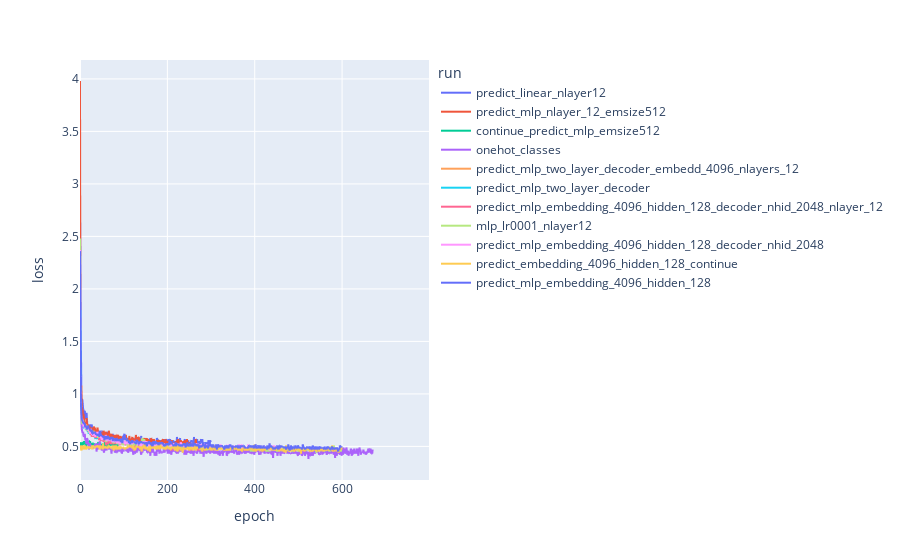

The notebook cell saved with this chart:
### Code cell
import plotly.express as px
show_only = ['onehot_classes', 'predict_linear_nlayer12', 'predict_mlp_nlayer_12_emsize512', 'mlp_lr0001_nlayer12', 'predict_mlp_no_token_embed_1024', 'predict_mlp_embedding_4096_hidden_128',
              'continue_predict_mlp_emsize512', 'predict_mlp_two_layer_decoder', 'predict_mlp_embedding_4096_hidden_128_decoder_nhid_2048', 'predict_embedding_4096_hidden_128_continue', 
             'predict_mlp_embedding_4096_hidden_128_decoder_nhid_2048',  'predict_mlp_embedding_4096_hidden_128_decoder_nhid_2048_nlayer_12', 'predict_mlp_two_layer_decoder_embedd_4096_nlayers_12']

long_df = make_long_loss_df(losses_dict)
long_df = long_df[long_df.run.isin(show_only)]
fig = px.line(long_df, x="epoch", y='loss', color="run")
fig.update_layout(height=800)
fig

### Figure 1 — Plotly figure (JSON) as saved in the notebook; plotly's stock layout.template omitted (floating-point values rounded to 4 significant figures; data arrays with more than 128 entries replaced by an {"elided": "..."} marker saying what was removed)
{"data": [{"hovertemplate": "run=predict_linear_nlayer12<br>epoch=%{x}<br>loss=%{y}<extra></extra>", "legendgroup": "predict_linear_nlayer12", "line": {"color": "#636efa", "dash": "solid"}, "marker": {"symbol": "circle"}, "mode": "lines", "name": "predict_linear_nlayer12", "showlegend": true, "type": "scattergl", "x": {"elided": "800 int values"}, "xaxis": "x", "y": {"elided": "800 float values"}, "yaxis": "y"}, {"hovertemplate": "run=predict_mlp_nlayer_12_emsize512<br>epoch=%{x}<br>loss=%{y}<extra></extra>", "legendgroup": "predict_mlp_nlayer_12_emsize512", "line": {"color": "#EF553B", "dash": "solid"}, "marker": {"symbol": "circle"}, "mode": "lines", "name": "predict_mlp_nlayer_12_emsize512", "showlegend": true, "type": "scattergl", "x": {"elided": "800 int values"}, "xaxis": "x", "y": {"elided": "800 float values"}, "yaxis": "y"}, {"hovertemplate": "run=continue_predict_mlp_emsize512<br>epoch=%{x}<br>loss=%{y}<extra></extra>", "legendgroup": "continue_predict_mlp_emsize512", "line": {"color": "#00cc96", "dash": "solid"}, "marker": {"symbol": "circle"}, "mode": "lines", "name": "continue_predict_mlp_emsize512", "showlegend": true, "type": "scattergl", "x": {"elided": "800 int values"}, "xaxis": "x", "y": {"elided": "800 float values"}, "yaxis": "y"}, {"hovertemplate": "run=onehot_classes<br>epoch=%{x}<br>loss=%{y}<extra></extra>", "legendgroup": "onehot_classes", "line": {"color": "#ab63fa", "dash": "solid"}, "marker": {"symbol": "circle"}, "mode": "lines", "name": "onehot_classes", "showlegend": true, "type": "scattergl", "x": {"elided": "800 int values"}, "xaxis": "x", "y": {"elided": "800 float values"}, "yaxis": "y"}, {"hovertemplate": "run=predict_mlp_two_layer_decoder_embedd_4096_nlayers_12<br>epoch=%{x}<br>loss=%{y}<extra></extra>", "legendgroup": "predict_mlp_two_layer_decoder_embedd_4096_nlayers_12", "line": {"color": "#FFA15A", "dash": "solid"}, "marker": {"symbol": "circle"}, "mode": "lines", "name": "predict_mlp_two_layer_decoder_embedd_4096_nlayers_12", "showlegend": true, "type": "scattergl", "x": {"elided": "800 int values"}, "xaxis": "x", "y": {"elided": "800 float values"}, "yaxis": "y"}, {"hovertemplate": "run=predict_mlp_two_layer_decoder<br>epoch=%{x}<br>loss=%{y}<extra></extra>", "legendgroup": "predict_mlp_two_layer_decoder", "line": {"color": "#19d3f3", "dash": "solid"}, "marker": {"symbol": "circle"}, "mode": "lines", "name": "predict_mlp_two_layer_decoder", "showlegend": true, "type": "scattergl", "x": {"elided": "800 int values"}, "xaxis": "x", "y": {"elided": "800 float values"}, "yaxis": "y"}, {"hovertemplate": "run=predict_mlp_embedding_4096_hidden_128_decoder_nhid_2048_nlayer_12<br>epoch=%{x}<br>loss=%{y}<extra></extra>", "legendgroup": "predict_mlp_embedding_4096_hidden_128_decoder_nhid_2048_nlayer_12", "line": {"color": "#FF6692", "dash": "solid"}, "marker": {"symbol": "circle"}, "mode": "lines", "name": "predict_mlp_embedding_4096_hidden_128_decoder_nhid_2048_nlayer_12", "showlegend": true, "type": "scattergl", "x": {"elided": "800 int values"}, "xaxis": "x", "y": {"elided": "800 float values"}, "yaxis": "y"}, {"hovertemplate": "run=mlp_lr0001_nlayer12<br>epoch=%{x}<br>loss=%{y}<extra></extra>", "legendgroup": "mlp_lr0001_nlayer12", "line": {"color": "#B6E880", "dash": "solid"}, "marker": {"symbol": "circle"}, "mode": "lines", "name": "mlp_lr0001_nlayer12", "showlegend": true, "type": "scattergl", "x": {"elided": "800 int values"}, "xaxis": "x", "y": {"elided": "800 float values"}, "yaxis": "y"}, {"hovertemplate": "run=predict_mlp_embedding_4096_hidden_128_decoder_nhid_2048<br>epoch=%{x}<br>loss=%{y}<extra></extra>", "legendgroup": "predict_mlp_embedding_4096_hidden_128_decoder_nhid_2048", "line": {"color": "#FF97FF", "dash": "solid"}, "marker": {"symbol": "circle"}, "mode": "lines", "name": "predict_mlp_embedding_4096_hidden_128_decoder_nhid_2048", "showlegend": true, "type": "scattergl", "x": {"elided": "800 int values"}, "xaxis": "x", "y": {"elided": "800 float values"}, "yaxis": "y"}, {"hovertemplate": "run=predict_embedding_4096_hidden_128_continue<br>epoch=%{x}<br>loss=%{y}<extra></extra>", "legendgroup": "predict_embedding_4096_hidden_128_continue", "line": {"color": "#FECB52", "dash": "solid"}, "marker": {"symbol": "circle"}, "mode": "lines", "name": "predict_embedding_4096_hidden_128_continue", "showlegend": true, "type": "scattergl", "x": {"elided": "800 int values"}, "xaxis": "x", "y": {"elided": "800 float values"}, "yaxis": "y"}, {"hovertemplate": "run=predict_mlp_embedding_4096_hidden_128<br>epoch=%{x}<br>loss=%{y}<extra></extra>", "legendgroup": "predict_mlp_embedding_4096_hidden_128", "line": {"color": "#636efa", "dash": "solid"}, "marker": {"symbol": "circle"}, "mode": "lines", "name": "predict_mlp_embedding_4096_hidden_128", "showlegend": true, "type": "scattergl", "x": {"elided": "800 int values"}, "xaxis": "x", "y": {"elided": "800 float values"}, "yaxis": "y"}], "layout": {"autosize": true, "legend": {"title": {"text": "run"}, "tracegroupgap": 0}, "margin": {"t": 60}, "xaxis": {"anchor": "y", "autorange": true, "domain": [0, 1], "range": [0, 799], "title": {"text": "epoch"}, "type": "linear"}, "yaxis": {"anchor": "x", "autorange": true, "domain": [0, 1], "range": [0.18, 4.18], "title": {"text": "loss"}, "type": "linear"}}}
